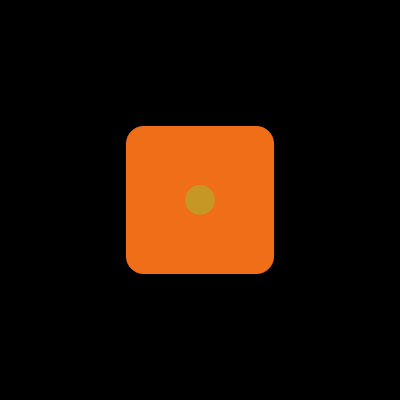
Frame 1 (no input)
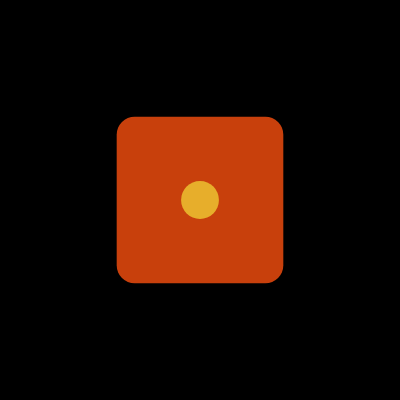
Frame 60 (no input)
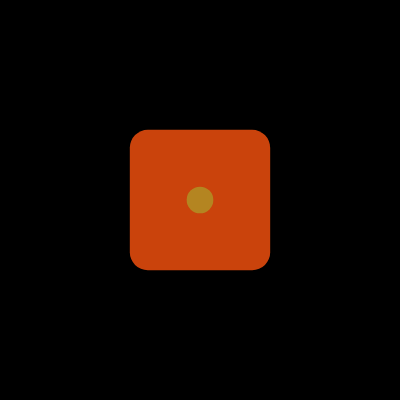
Frame 120 (the mouse pressed at the canvas centre since frame 60)

The p5.js sketch that drew these frames (run headless with seeded random() and noise() and a simulated clock; from frame 60 on, the mouse is pressed at the canvas centre):

// p5.js sketch
// ── sketch.js
// Var1 ——— Breathing Cube ———
// Visual idea: concentric rounded rectangles expand and contractz smoothly,
// simulating a cube "breathing" with color and scale changes
// I choose an pumpkin color since its almost Halloween :)
// ynB stands for "yichen_Breath"

// define canvas size
let ynB_canvasW = 400, ynB_canvasH = 400;

// define variables for breathing animation
let ynB_phase = 0;          // defines current phase of breathing
let ynB_speed = 0.03;       // the speed of breathing animation

// defining colors 
// its kinda weird to define colors since I can just wrote red/green/blue.
let ynB_orange1, ynB_orange2, ynB_green, ynB_bg;

// Setup runs once
function setup(){
  createCanvas(ynB_canvasW, ynB_canvasH);
  colorMode(HSB, 360, 100, 100, 100);
  noStroke();

  ynB_bg       = color(0, 0, 0);       // a black background (projection friendly)
  ynB_orange1  = color(25, 90, 95);    // light orange
  ynB_orange2  = color(15, 95, 75);    // darker orange
  ynB_green    = color(113, 70, 70);   // pumpkin stem green
}

function draw(){
  background(ynB_bg);

  // defining the center of the canvas
  let ynB_centerH = width / 2;
  let ynB_centerV = height / 2;

  // A Sin wave moves back and forth between -1 and 1.
  // It works as a breathing value control, controls the size and color fo the cube
  // I remaped it for smoother interpolation, since 1 and -1 is too extreme
  let ynB_breathe = (sin(ynB_phase) * 0.4 + 0.4);

  // Maximum and minimum rectangle size during breathing
  let ynB_minR = 110; // the minimum size of the cube
  let ynB_maxR = 150; // the maximum size of the cube

  // using lerp function to interpolate size
  // the lerp will go between minR and maxR based on breathing value
  let ynB_currentR = lerp(ynB_minR, ynB_maxR, ynB_breathe); 

  // a lerpColor function to modify color between light and dark orange using breathing value
  // for lerpColor function, I referenced this tutorial online:
  // https://www.youtube.com/watch?v=YjC6DAy6kK4
  // also, on p5js official website:
  // https://p5js.org/reference/#/p5/lerpColor
  // just like lerp(), lerpColor function takes 3 parameters: color1, color2, and amount
  // it returns a color that lerps between color1 and color2 base on a value between 0 and 1.
  // so I use breathing value as the amount parameter to create a smooth color transition effect!
  let ynB_currentFill = lerpColor(ynB_orange1, ynB_orange2, ynB_breathe);

  // I used a for loop to draw multiple cubes with varying sizes and colors
  // this creates a layered effect that enhances the breathing effect
  // the loop loops 8 times to draw 8 cubes
  // each cube size and color is slightly different based on its index in the loop i * 0.75  
  let ynB_ringCount = 8;
  for (let ynB_i = 0; ynB_i < ynB_ringCount; ynB_i++){ // for each ring index from 0 to 7
    let ynB_t = ynB_i / (ynB_ringCount - 1); // a normalized value between 0 and 1 for interpolation
    let ynB_r = ynB_currentR * (0.2 + 0.85 * ynB_t); // the size of each ring

    // Each ring slightly offseted in phase to create a rippled breathing effect
    let ynB_local = (sin(ynB_phase * 1.0 + ynB_i * 0.75) * 0.5 + 0.5); // a separted breathing value for each ring
    let ynB_ringFill = lerpColor(ynB_orange1, ynB_orange2, ynB_local); // color setup for each ring

    fill(ynB_ringFill);
    rectMode(CENTER);
    rect(ynB_centerH, ynB_centerV, ynB_r * 1.12, ynB_r * 1.12, 18);
  }

  // Draw a small inner glowing ellipse (adds heartbeat-like focus)
  let ynB_glowSize = lerp(22, 42, ynB_breathe);
  fill(45, 80, lerp(60, 100, ynB_breathe), 90);
  ellipse(ynB_centerH, ynB_centerV, ynB_glowSize, ynB_glowSize);

  // Kept the entire animation running by adding up each fram within the phase
  ynB_phase += ynB_speed;
}
